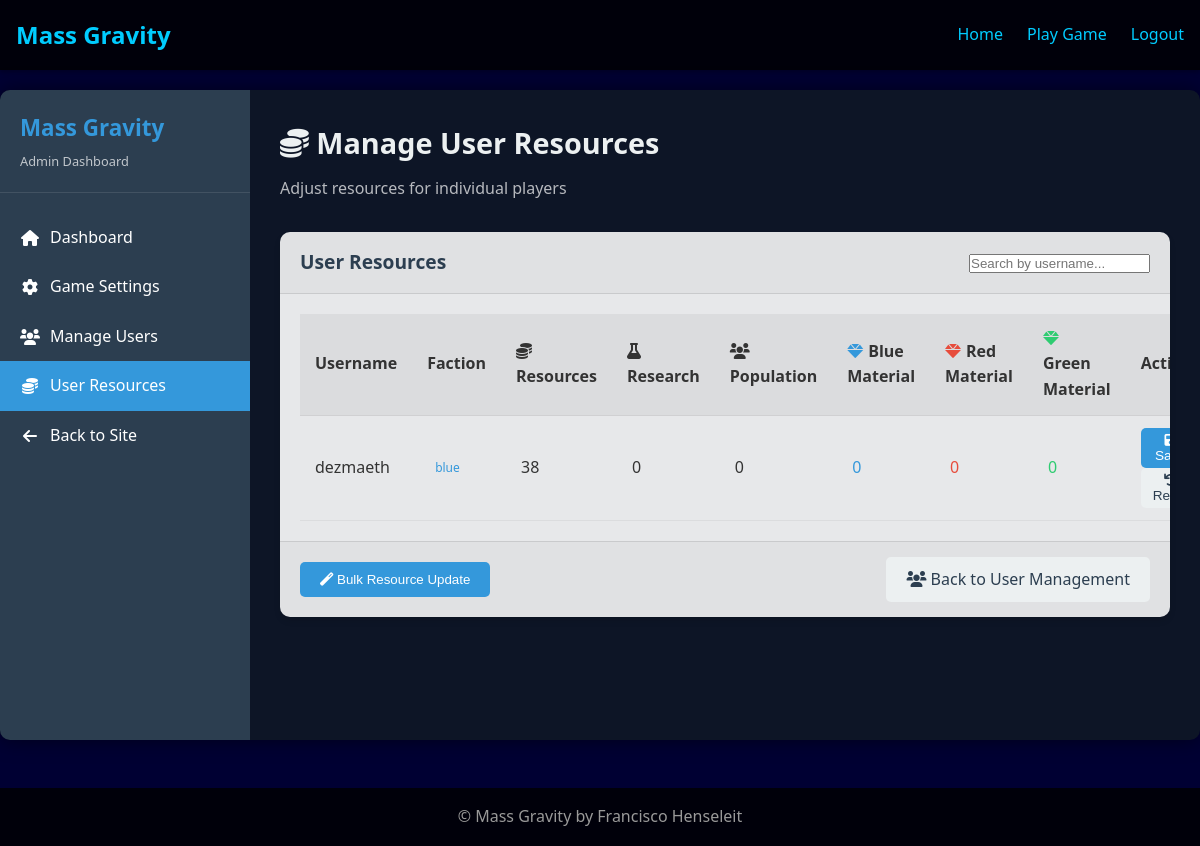
The page /admin/user_resources (signed in) on the database as committed earlier.
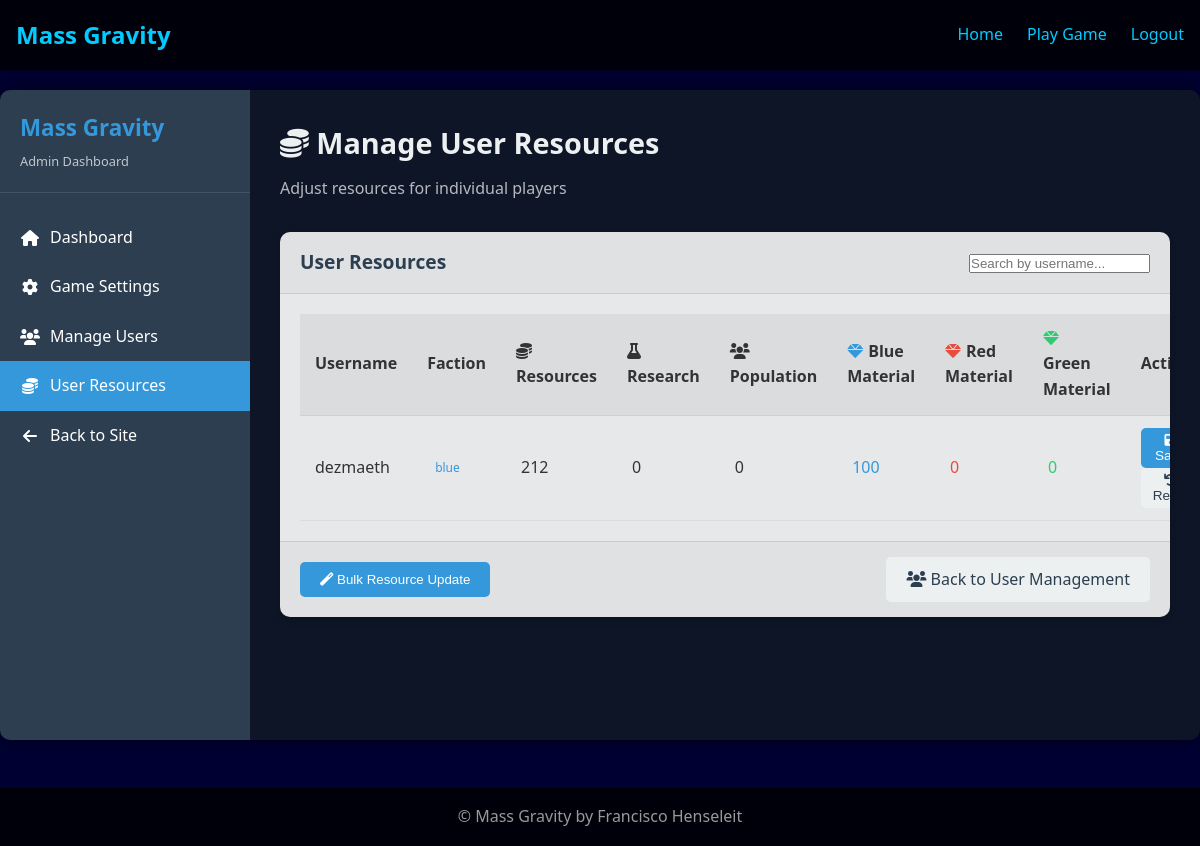
The same page on the database as committed later.
### flask_app/models/user.py (models this page shows, shortened)
class User(UserMixin, db.Model):
    id = db.Column(db.Integer, primary_key=True)
    username = db.Column(db.String(64), unique=True, index=True)
    email = db.Column(db.String(120), unique=True, index=True)
    password_hash = db.Column(db.String(128))
    faction = db.Column(db.String(10), nullable=False)
    game_data = db.Column(db.Text, default="{}")

### flask_app/routes/admin.py (the view)
@admin.route('/user_resources', methods=['GET'])
@login_required
@admin_required
def user_resources():
    users = User.query.all()
    user_data = []
    for user in users:
        try:
            game_data = json.loads(user.game_data) if user.game_data else {}
            resources = game_data.get('resources', 0)
            research_points = game_data.get('research_points', 0)
            population = game_data.get('population', 0)
            blue_material = game_data.get('materials', {}).get('blue', 0)
            red_material = game_data.get('materials', {}).get('red', 0)
            green_material = game_data.get('materials', {}).get('green', 0)
            user_entry = {
                'id': user.id,
                'username': user.username,
                'faction': user.faction,
                'resources': resources,
                'research_points': research_points,
                'population': population,
                'blue_material': blue_material,
                'red_material': red_material,
                'green_material': green_material
            }
            user_data.append(user_entry)
        except (json.JSONDecodeError, KeyError):
            user_data.append({
                'id': user.id,
                'username': user.username,
                'faction': user.faction,
                'resources': 0,
                'research_points': 0,
                'population': 0,
                'blue_material': 0,
                'red_material': 0,
                'green_material': 0
            })
    return render_template('admin/user_resources.html', users=user_data)

### flask_app/models/user.py (called while the page is built)
@login_manager.user_loader
def load_user(user_id):
    return User.query.get(int(user_id))

### flask_app/routes/admin.py (called while the page is built)
def admin_required(f):
    @functools.wraps(f)
    def decorated_function(*args, **kwargs):
        if not current_user.is_authenticated or current_user.id != 1:
            flash('Admin access required')
            return redirect(url_for('main.index'))
        return f(*args, **kwargs)
    return decorated_function

### flask_app/templates/admin/user_resources.html (shortened to what the changed rows need)
{% extends 'base.html' %}
{% block head %}
<link rel="stylesheet" href="{{ url_for('static', filename='css/admin.css') }}">
<link rel="stylesheet" href="https://cdnjs.cloudflare.com/ajax/libs/font-awesome/6.0.0/css/all.min.css">
{% endblock %}
{% block content %}
<div class="admin-container">
    <div class="admin-content">
        <div class="admin-content-header">
            <h2><i class="fas fa-coins"></i> Manage User Resources</h2>
        </div>
        <div class="admin-card">
            <div class="admin-card-body">
                <table class="admin-table" id="resourcesTable">
                    <thead>
                        <tr>
                            <th>Username</th>
                            <th>Faction</th>
                            <th>
                                <i class="fas fa-coins resource-icon"></i>Resources
                            </th>
                            <th>
                                <i class="fas fa-flask resource-icon"></i>Research
                            </th>
                            <th>
                                <i class="fas fa-users resource-icon"></i>Population
                            </th>
                            <th>
                                <i class="fas fa-gem resource-icon faction-blue"></i>Blue Material
                            </th>
                            <th>
                                <i class="fas fa-gem resource-icon faction-red"></i>Red Material
                            </th>
                            <th>
                                <i class="fas fa-gem resource-icon faction-green"></i>Green Material
                            </th>
                            <th>Actions</th>
                        </tr>
                    </thead>
                    <tbody>
                        {% for user in users %}
                        <tr class="user-row" data-user-id="{{ user.id }}">
                            <td>{{ user.username }}</td>
                            <td>
                                <span class="admin-badge faction-{{ user.faction }}">{{ user.faction }}</span>
                            </td>
                            <td class="resource-cell" data-resource="resources">
                                <span class="resource-value">{{ user.resources|int }}</span>
                            </td>
                            <td class="resource-cell" data-resource="research_points">
                                <span class="resource-value">{{ user.research_points|int }}</span>
                            </td>
                            <td class="resource-cell" data-resource="population">
                                <span class="resource-value">{{ user.population|int }}</span>
                            </td>
                            <td class="resource-cell" data-resource="blue_material">
                                <span class="resource-value faction-blue">{{ user.blue_material|int }}</span>
                            </td>
                            <td class="resource-cell" data-resource="red_material">
                                <span class="resource-value faction-red">{{ user.red_material|int }}</span>
                            </td>
                            <td class="resource-cell" data-resource="green_material">
                                <span class="resource-value faction-green">{{ user.green_material|int }}</span>
                            </td>
                            <td>
                                <button class="admin-btn admin-btn-sm admin-btn-primary save-row-btn" disabled>
                                    <i class="fas fa-save"></i> Save
                                </button>
                                <button class="admin-btn admin-btn-sm admin-btn-secondary reset-row-btn" disabled>
                                    <i class="fas fa-undo"></i> Reset
                                </button>
                            </td>
                        </tr>
                        {% endfor %}
                    </tbody>
                </table>
            </div>
        </div>
    </div>
</div>
{% endblock %}

Rows that differ between the two databases and show on the page:
changed User "dezmaeth": resources "38" → "212"; blue_material "0" → "100"
